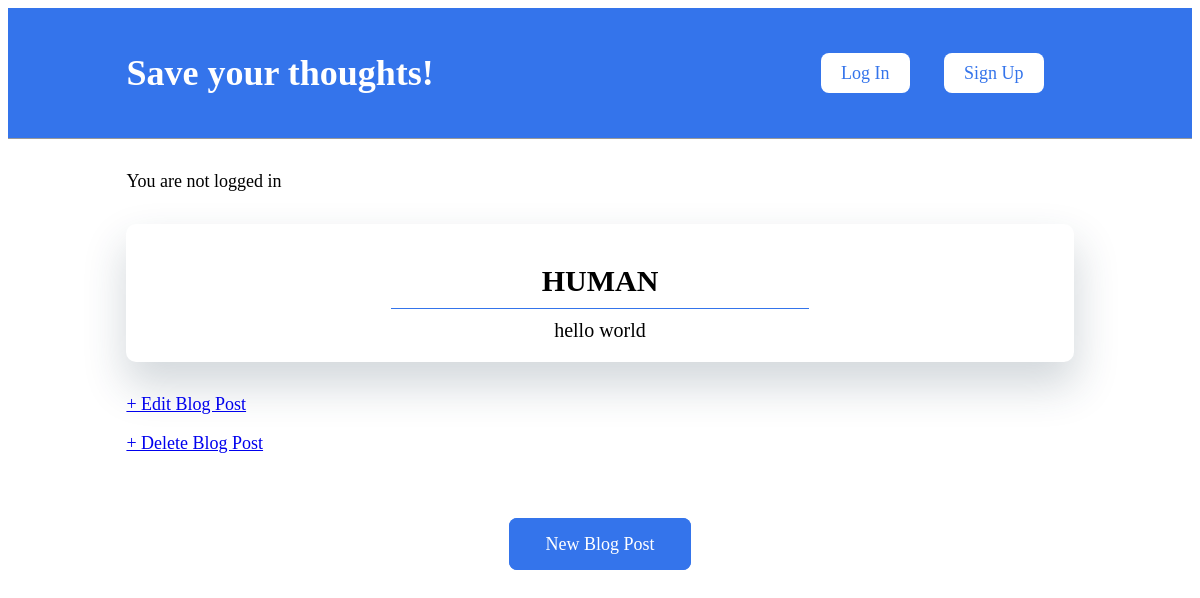
/post/1/, run on an earlier commit of the app's database.
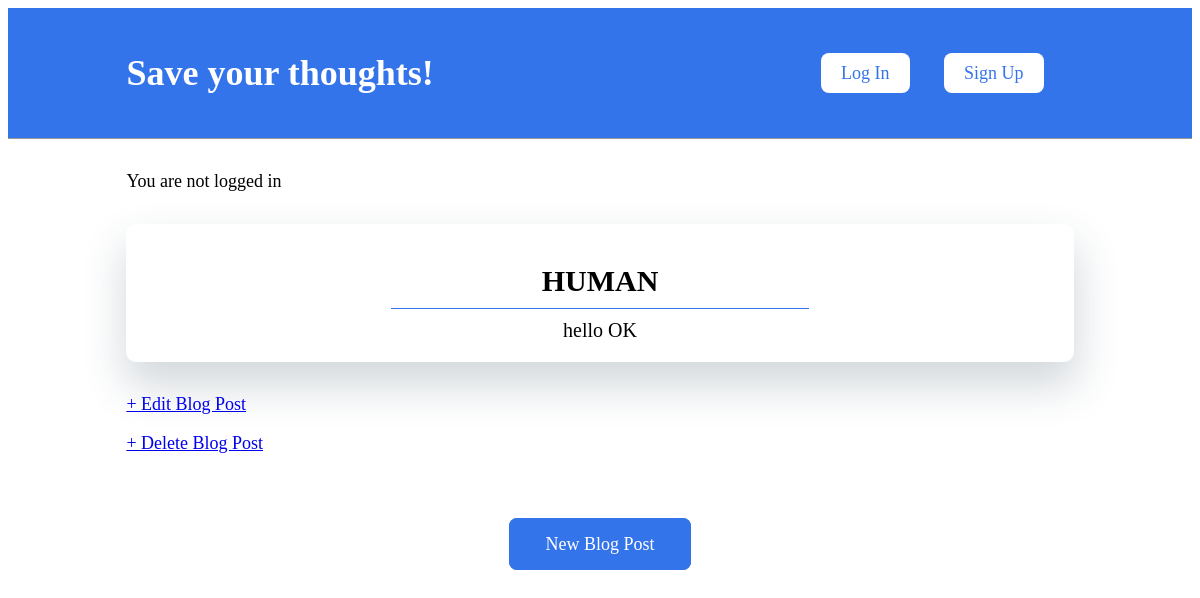
And on a later commit of the database.
### blog/models.py (models this page shows, shortened)
class Post(models.Model):
    title = models.CharField(max_length=200)
    author = models.ForeignKey(
        'auth.User',
        on_delete=models.CASCADE,
    )
    body = models.TextField()

### blog/views.py (the view)
# urls.py: path('post/<int:pk>/', BlogDetailView.as_view(), name='post_detail'),
class BlogDetailView(DetailView):
    model = Post
    template_name = 'post_detail.html'

### blog/templates/post_detail.html
{% extends "base.html" %}
{% block content %}
<div class="post-entry">
    <h2>{{post.title}}</h2>
    <p>{{post.body}}</p>
</div>
<p><a href="{% url 'post_edit' post.pk %}">+ Edit Blog Post</a></p>
<p><a href="{% url 'post_delete' post.pk %}">+ Delete Blog Post</a> </p>
{% endblock content %}

What changed in the data, as far as the page shows it:
changed Post "HUMAN": body "hello world" → "hello OK"
